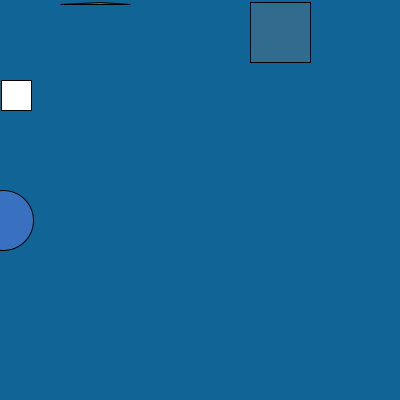
Frame 1 (no input)
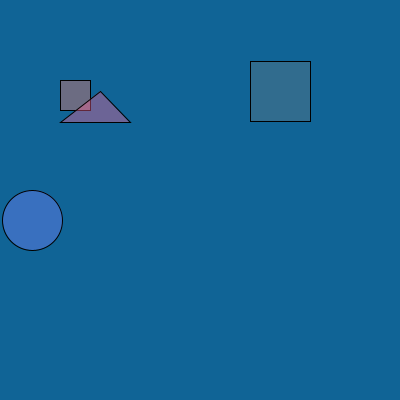
Frame 60 (the mouse pressed at the canvas centre just before this capture)
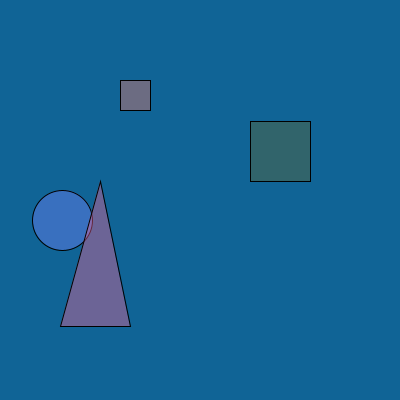
Frame 120 (the mouse held since frame 60 and released just before this capture)

The Processing sketch that drew these frames (run headless with seeded random() and noise(); from frame 60 on, the mouse is pressed at the canvas centre):

// Processing sketch: processing_99833
// ── processing_99833.pde

//declaraciÛn de variables eje

int size = 30;
float xpos = 0;
float ypos = 0;
float x1pos = 0;
float y1pos = 0;
float x2pos = 0;
float y2pos = 0;
float x3pos = 0;
float y3pos = 0;

//variables de direcciÛn

int xdirection = 1;
int ydirection = 1;
int x1direction = 1;
int y1direction = 1;
int x2direction = 1;
int y2direction = 1;
int x3direction = 1;
int y3direction = 1;

//variables de velocidad

float xspeed = 1.7;
float yspeed = 2.6;
float x1speed = 3.4;
float y1speed = 4.9;
float x2speed = 6.5;
float y2speed = 1.0;
float x3speed = 1.3;
float y3speed = 2.4;


void setup()

{

  size (400,400);

  frameRate(30);//web fps

  //posiciÛn inicial de las variables

  xpos = xpos;
  ypos = ypos;
  x1pos = x1pos;
  y1pos = y1pos;
  x2pos = x2pos;
  y2pos = y2pos;
  x3pos = x3pos;
  y3pos = y3pos;
}
void draw()
{
  background(020,100,150);
  xpos = xpos + ( xspeed * xdirection );
  ypos = ypos + ( yspeed * ydirection );  
  x1pos = x1pos +( x1speed * x1direction );
  y1pos = y1pos + ( y1speed * y1direction );
  x2pos = x2pos + ( x2speed * x2direction );
  y2pos = y2pos + ( y2speed * y2direction );
  x3pos = x3pos + ( x3speed * x3direction );
  y3pos = y3pos + ( y3speed * ydirection );
  //condicionales de regreso

  if (xpos > width-size || xpos < 0){
    xdirection *= -1;
  }

  if (ypos >= 400 || ypos < 0){
    ydirection *= -1;
  }

  if (x1pos > width-size || x1pos < 0){
    x1direction*= -1;
  }

  if (y1pos >= 400 || y1pos < 0){
    y1direction *= -1;
  }
  if (x2pos > width-size || x2pos < 0){
    x2direction *= -1;
  }

  if (y2pos > height-size || y2pos < 0){
    y2direction *= -1;   
  }
  if (x3pos > width-size || x3pos < 0){
    x3direction *= -1;
  }
  if (y3pos >  height-size || y3pos < 0){
    y3direction *= -1;
  }

  //figuras
  rect(xpos,80,size,size);
  if ((xpos < 133)&&(xpos > 0)){
    xspeed = 1; //velocidad de este segmento
    fill(120,130,280,100); //color de la figura en este segmento
  }
  if ((xpos < 266)&&(xpos > 133)){
    xspeed = 2.5;
    fill(0,030,200,100);
  }
  if ((xpos > 266)&&(xpos < 400)){
    xspeed = xspeed + 2;
    fill(120,250,250,100);
  }

  ellipse(x1pos,220,60,60);
  if ((x1pos < 133)&&(x1pos > 0)){
    x1speed = 0.5;
    fill(250,100,150,100);
  }
  if ((x1pos < 266) && (x1pos > 133)){
    x1speed = x1speed +2;
    fill(0,070,050,100);
  }
  if ((xpos > 266)&&(xpos < 400)){
    x1speed = x1speed +1;
    fill(280,0,100,100);
  }
  triangle(100,ypos,60,y1pos,130,y1pos);
  if ((ypos <=200) && (ypos >=0)) {
    yspeed = 1.5;
    fill(200,100,120,100);
  }

  if ((y1pos <=200) && (y1pos >=0)) {
    y1speed = 2;
    fill(100,120,130,100);
  }
  if ((ypos >= 200) && (ypos <=height)){

    yspeed = 4;
    fill(100,020,200,100);
  }
  if ((y1pos >= 200) && (y1pos <= height)){
    y1speed = 6;
    fill(100,100,050,100);
  }
  rect (250, y3pos, 60,60);
  if ((y3pos<=200) && (y3pos>=0)) {
    y3speed= 1;
    fill(250,120,100,100);
  }
  if ((y3pos>= 200) && (y3pos<=height)){
    y3speed= 2.5;
    fill (050,100,100,100); 
  }
  if ((y3pos >= 200) && (y3pos <= height)){
    y3speed = 3.8;
    fill(100,200,150,100);
  }

}
